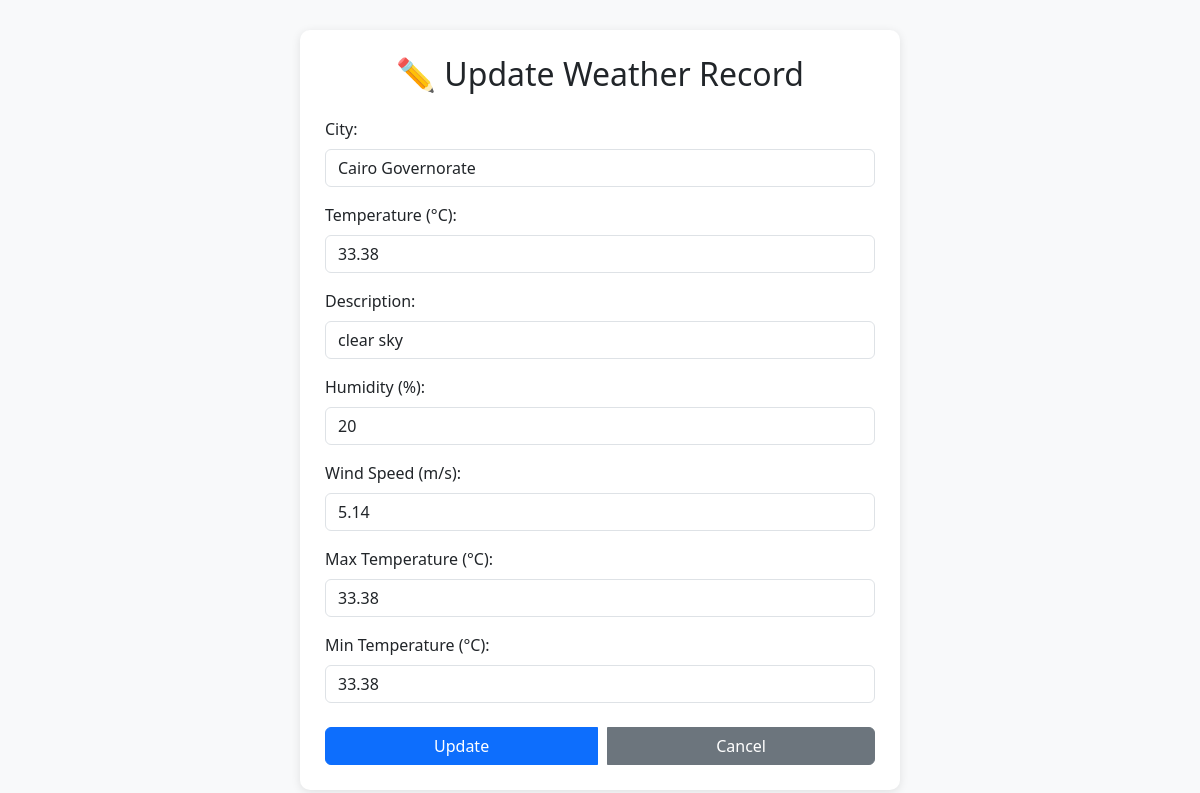
Screenshot of /update/1 with the database file from the repository.
### app.py (models this page shows)
class WeatherRecord(db.Model):
    id = db.Column(db.Integer, primary_key=True)
    city = db.Column(db.String(50), nullable=False)
    temperature = db.Column(db.Float, nullable=False)
    description = db.Column(db.String(100), nullable=False)
    humidity = db.Column(db.Integer, nullable=True)
    wind_speed = db.Column(db.Float, nullable=True)
    temp_max = db.Column(db.Float, nullable=True)
    temp_min = db.Column(db.Float, nullable=True)

### app.py (the view, shortened to what this page needs)
@app.route('/update/<int:record_id>', methods=['GET', 'POST'])
def update_record(record_id):
    record = WeatherRecord.query.get_or_404(record_id)
    return render_template('update.html', record=record)

### templates/update.html (shortened to what this page needs)
<!DOCTYPE html>
<html lang="en">
<head>
    <link href="https://cdn.jsdelivr.net/npm/bootstrap@5.3.0/dist/css/bootstrap.min.css" rel="stylesheet">
</head>
<body>
<div class="container">
    <div class="form-container">
        <h2 class="text-center mb-4">✏️ Update Weather Record</h2>
        <form method="POST">
            <div class="mb-3">
                <label class="form-label">City:</label>
                <input type="text" name="city" class="form-control" value="{{ record.city }}" required>
            </div>
            <div class="mb-3">
                <label class="form-label">Temperature (°C):</label>
                <input type="number" step="0.1" name="temperature" class="form-control" value="{{ record.temperature }}" required>
            </div>
            <div class="mb-3">
                <label class="form-label">Description:</label>
                <input type="text" name="description" class="form-control" value="{{ record.description }}" required>
            </div>
            <div class="mb-3">
                <label class="form-label">Humidity (%):</label>
                <input type="number" step="1" min="0" max="100" name="humidity" class="form-control" value="{{ record.humidity or '' }}">
            </div>
            <div class="mb-3">
                <label class="form-label">Wind Speed (m/s):</label>
                <input type="number" step="0.1" name="wind_speed" class="form-control" value="{{ record.wind_speed or '' }}">
            </div>
            <div class="mb-3">
                <label class="form-label">Max Temperature (°C):</label>
                <input type="number" step="0.1" name="temp_max" class="form-control" value="{{ record.temp_max or '' }}">
            </div>
            <div class="mb-4">
                <label class="form-label">Min Temperature (°C):</label>
                <input type="number" step="0.1" name="temp_min" class="form-control" value="{{ record.temp_min or '' }}">
            </div>
            <div class="btn-group">
                <button type="submit" class="btn btn-primary"> Update</button>
                <a href="{{ url_for('records') }}" class="btn btn-secondary"> Cancel</a>
            </div>
        </form>
    </div>
</div>
</body>
</html>

### templates/update.html (style rules this page uses)
body { background-color: #f8f9fa; font-family: 'Segoe UI', sans-serif; }
.form-container { max-width: 600px; margin: 30px auto; background-color: #fff; padding: 25px; border-radius: 10px; box-shadow: 0 2px 10px rgba(0,0,0,0.1); }
.form-label { font-weight: 500; }
.btn-group { display: flex; gap: 10px; }

### rows the page displays
WeatherRecord: city "Cairo Governorate", temperature "33.38", description "clear sky", humidity "20", wind_speed "5.14", temp_max "33.38", temp_min "33.38"
